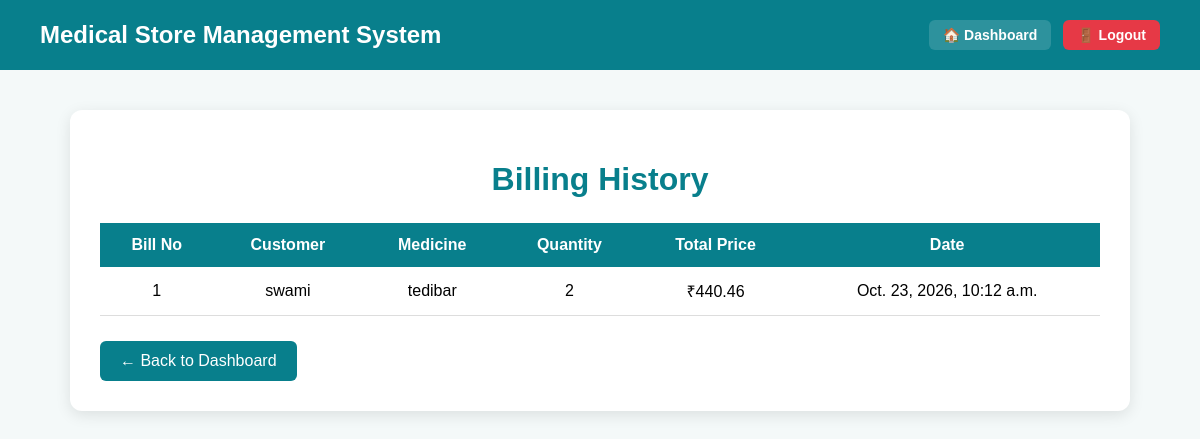
/billing-history/ (signed in), run on an earlier commit of the app's database.
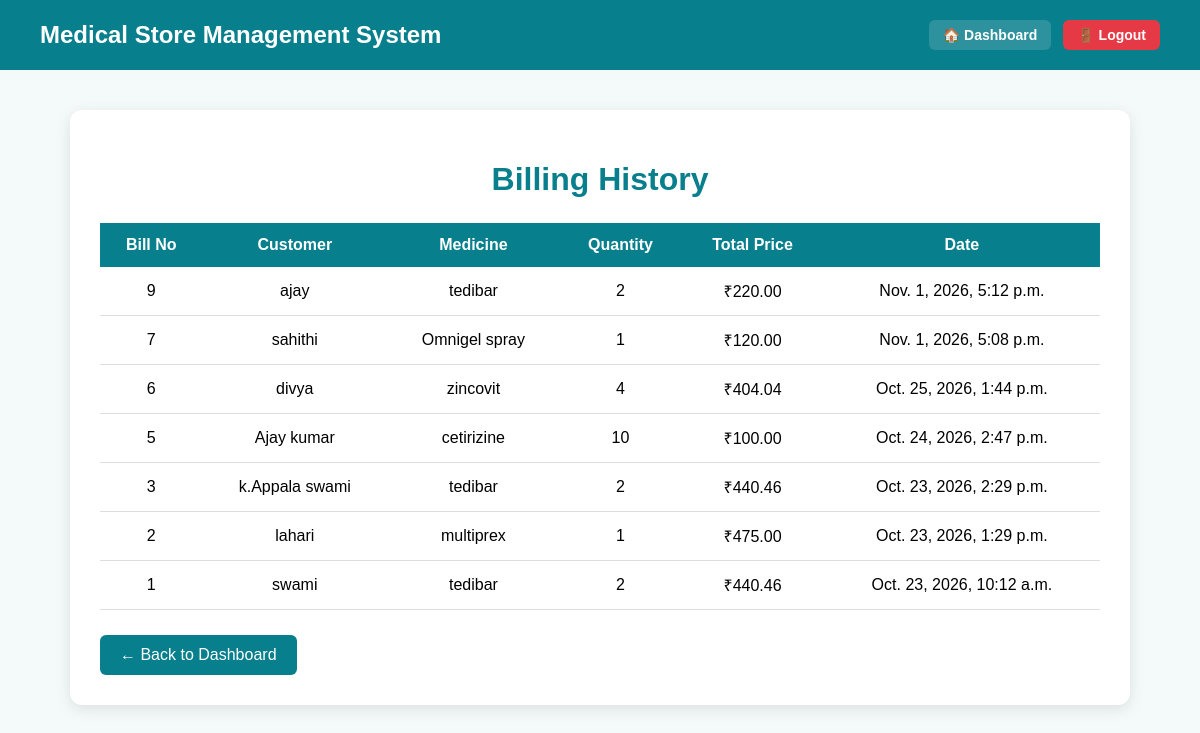
And on a later commit of the database.
### store/models.py (models this page shows, shortened)
class Bill(models.Model):
    bill_number = models.AutoField(primary_key=True)
    customer_name = models.CharField(max_length=100)
    medicine = models.ForeignKey(
        Medicine,
        on_delete=models.CASCADE
    )
    quantity = models.IntegerField()
    total_price = models.DecimalField(
        max_digits=10,
        decimal_places=2
    )
    bill_date = models.DateTimeField(auto_now_add=True)
    created_by = models.ForeignKey(
        settings.AUTH_USER_MODEL,
        on_delete=models.SET_NULL,
        null=True,
        blank=True,
        related_name="medical_store_bills"
    )

class Medicine(models.Model):
    name = models.CharField(max_length=100)
    category = models.CharField(max_length=100)
    manufacturer = models.CharField(max_length=100)
    price = models.DecimalField(max_digits=10, decimal_places=2)
    stock = models.IntegerField()
    expiry_date = models.DateField()
    image = models.ImageField(
        upload_to="medicines/",
        blank=True,
        null=True
    )

### store/views.py (the view)
# urls.py: path("billing-history/", views.billing_history, name="billing_history"),
@login_required
def billing_history(request):
    bills = Bill.objects.all().order_by("-bill_date")
    return render(request, "billing_history.html", {
        "bills": bills
    })

### store/templates/billing_history.html (shortened to what this page needs)
<!DOCTYPE html>
<html>
<head>
</head>
<body>
<div class="navbar">
    <h2>Medical Store Management System</h2>
    <div class="nav-actions">
        <a href="/" class="nav-link">🏠 Dashboard</a>
        <a href="{% url 'logout' %}" class="nav-link nav-logout">🚪 Logout</a>
    </div>
</div>
<div class="container">
    <h1>Billing History</h1>
    {% if bills %}
    <table>
        <tr>
            <th>Bill No</th>
            <th>Customer</th>
            <th>Medicine</th>
            <th>Quantity</th>
            <th>Total Price</th>
            <th>Date</th>
        </tr>
        {% for bill in bills %}
        <tr>
            <td>{{ bill.bill_number }}</td>
            <td>{{ bill.customer_name }}</td>
            <td>{{ bill.medicine.name }}</td>
            <td>{{ bill.quantity }}</td>
            <td>₹{{ bill.total_price }}</td>
            <td>{{ bill.bill_date }}</td>
        </tr>
        {% endfor %}
    </table>
    {% else %}
    <p style="text-align:center;">
        No bills available.
    </p>
    {% endif %}
    <a href="/" class="back">
        ← Back to Dashboard
    </a>
</div>
</body>
</html>

What changed in the data, as far as the page shows it:
added Bill: bill_number "9", customer_name "ajay", medicine.name "tedibar", quantity "2", total_price "220.00", bill_date "Nov. 1, 2026, 5:12 p.m."
added Bill: bill_number "7", customer_name "sahithi", medicine.name "Omnigel spray", quantity "1", total_price "120.00", bill_date "Nov. 1, 2026, 5:08 p.m."
added Bill: bill_number "6", customer_name "divya", medicine.name "zincovit", quantity "4", total_price "404.04", bill_date "Oct. 25, 2026, 1:44 p.m."
added Bill: bill_number "5", customer_name "Ajay kumar", medicine.name "cetirizine", quantity "10", total_price "100.00", bill_date "Oct. 24, 2026, 2:47 p.m."
added Bill: bill_number "3", customer_name "k.Appala swami", medicine.name "tedibar", quantity "2", total_price "440.46", bill_date "Oct. 23, 2026, 2:29 p.m."
added Bill: bill_number "2", customer_name "lahari", medicine.name "multiprex", quantity "1", total_price "475.00", bill_date "Oct. 23, 2026, 1:29 p.m."
